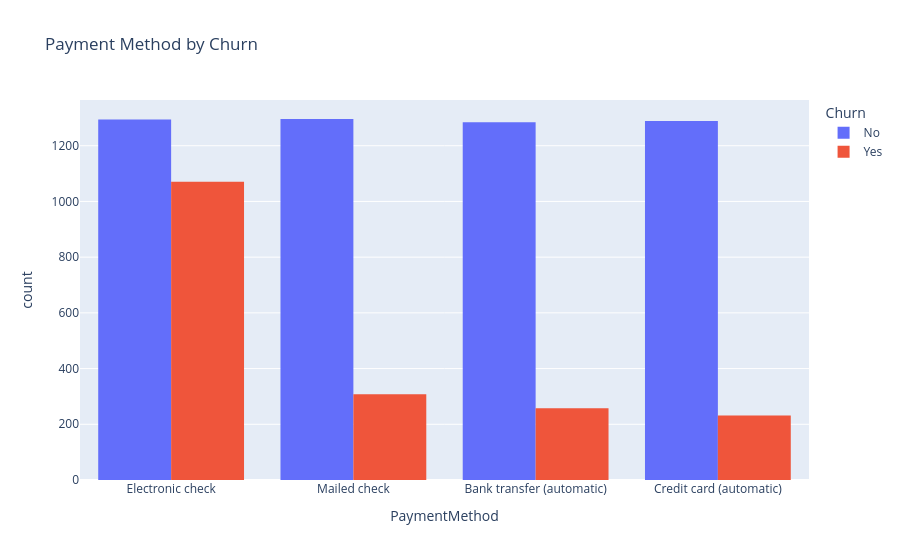

Source (notebook cell):
### Markdown cell above
يوضح الرسم أن العملاء أصحاب العقود الشهرية (Month-to-month) لديهم أعلى معدل مغادرة مقارنةً بأصحاب العقود السنوية أو العقود لمدة سنتين. وهذا يشير إلى أن نوع العقد يعد من العوامل المهمة التي تؤثر على قرار العميل بالبقاء أو المغادرة، لذلك من المتوقع أن يكون لهذا المتغير تأثير قوي في التنبؤ بعملية Churn

### Code cell
fig = px.histogram(
    df,
    x="PaymentMethod",
    color="Churn",
    barmode="group",
    title="Payment Method by Churn"
)

fig.show()

### Figure 1 — Plotly figure (JSON) as saved in the notebook; plotly's stock layout.template omitted (floating-point values rounded to 4 significant figures; data arrays with more than 128 entries replaced by an {"elided": "..."} marker saying what was removed)
{"data": [{"alignmentgroup": "True", "bingroup": "x", "hovertemplate": "Churn=No<br>PaymentMethod=%{x}<br>count=%{y}<extra></extra>", "legendgroup": "No", "marker": {"color": "#636efa", "pattern": {"shape": ""}}, "name": "No", "offsetgroup": "No", "orientation": "v", "showlegend": true, "type": "histogram", "x": {"elided": "5163 str values"}, "xaxis": "x", "yaxis": "y"}, {"alignmentgroup": "True", "bingroup": "x", "hovertemplate": "Churn=Yes<br>PaymentMethod=%{x}<br>count=%{y}<extra></extra>", "legendgroup": "Yes", "marker": {"color": "#EF553B", "pattern": {"shape": ""}}, "name": "Yes", "offsetgroup": "Yes", "orientation": "v", "showlegend": true, "type": "histogram", "x": {"elided": "1869 str values"}, "xaxis": "x", "yaxis": "y"}], "layout": {"barmode": "group", "legend": {"title": {"text": "Churn"}, "tracegroupgap": 0}, "title": {"text": "Payment Method by Churn"}, "xaxis": {"anchor": "y", "domain": [0, 1], "title": {"text": "PaymentMethod"}}, "yaxis": {"anchor": "x", "domain": [0, 1], "title": {"text": "count"}}}}
